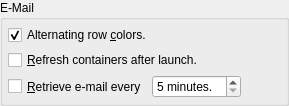
             <widget class="QGroupBox" name="groupBox_6">
              <property name="title">
               <string>E-Mail</string>
              </property>
              <layout class="QVBoxLayout" name="verticalLayout_10">
               <property name="spacing">
                <number>5</number>
               </property>
               <property name="margin">
                <number>5</number>
               </property>
               <item>
                <widget class="QCheckBox" name="emailAlternatingRowColors">
                 <property name="text">
                  <string>Alternating row &amp;colors.</string>
                 </property>
                 <property name="checked">
                  <bool>true</bool>
                 </property>
                </widget>
               </item>
               <item>
                <widget class="QCheckBox" name="refreshEmail">
                 <property name="text">
                  <string>&amp;Refresh containers after launch.</string>
                 </property>
                </widget>
               </item>
               <item>
                <layout class="QHBoxLayout" name="horizontalLayout_62">
                 <property name="spacing">
                  <number>5</number>
                 </property>
                 <item>
                  <widget class="QCheckBox" name="autoEmailRetrieve">
                   <property name="sizePolicy">
                    <sizepolicy hsizetype="Minimum" vsizetype="Preferred">
                     <horstretch>0</horstretch>
                     <verstretch>0</verstretch>
                    </sizepolicy>
                   </property>
                   <property name="text">
                    <string>&amp;Retrieve e-mail every</string>
                   </property>
                  </widget>
                 </item>
                 <item>
                  <widget class="QSpinBox" name="emailRetrievalInterval">
                   <property name="suffix">
                    <string> minutes.</string>
                   </property>
                   <property name="minimum">
                    <number>5</number>
                   </property>
                   <property name="maximum">
                    <number>60</number>
                   </property>
                  </widget>
                 </item>
                 <item>
                  <spacer name="horizontalSpacer_46">
                   <property name="orientation">
                    <enum>Qt::Horizontal</enum>
                   </property>
                   <property name="sizeHint" stdset="0">
                    <size>
                     <width>40</width>
                     <height>20</height>
                    </size>
                   </property>
                  </spacer>
                 </item>
                </layout>
               </item>
              </layout>
             </widget>
